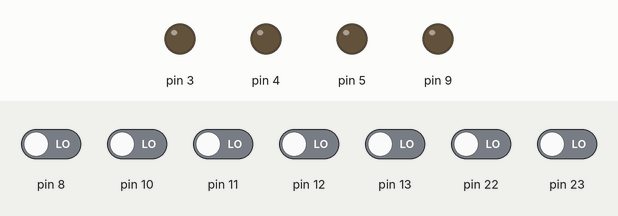
Recording of a sketch running on a simulated Arduino Uno, built with avr-gcc and run on an emulated ATmega328P. Shown: output pins drawn as LEDs (lit = HIGH). The inputs (shaded band) are chosen by the test bench; at power-on: pin 8, pin 10–13, pin 22, pin 23 LOW. What the sketch prints to the serial monitor is not drawn.

Above: at 1.2 s.
1.3 s: pin 8 driven HIGH
At 2.5 s:
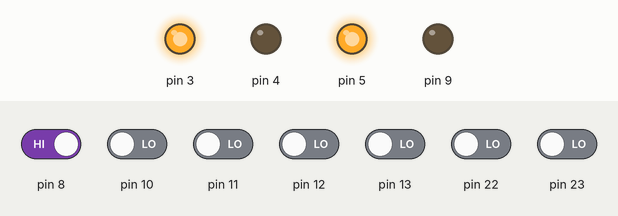
2.8 s: pin 8 driven LOW
At 3.1 s:
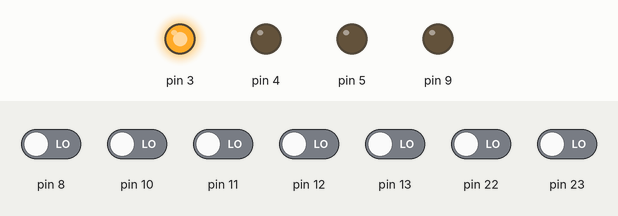
4.3 s: pin 8 driven HIGH
At 4.8 s:
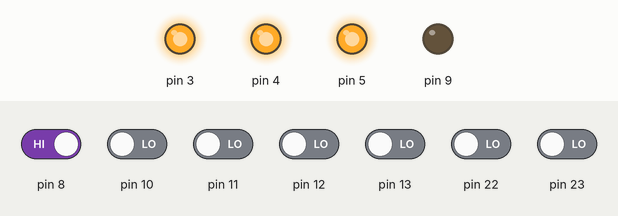
5.8 s: pin 8 driven LOW
At 6.6 s:
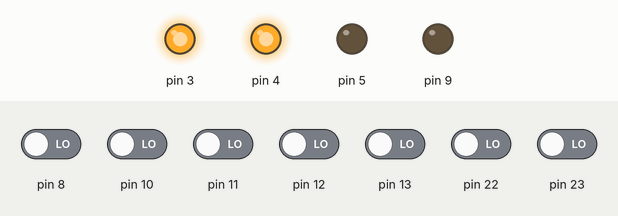
7.3 s: pin 8 driven HIGH
At 8.3 s:
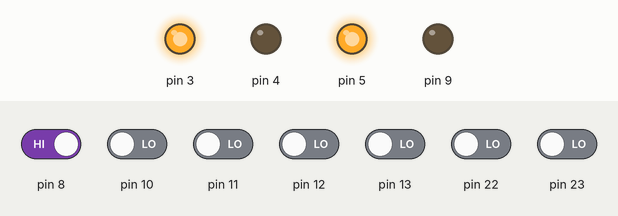
Timing chart, 0 to 9.8 s (numbered marks = the images above; inputs shaded):
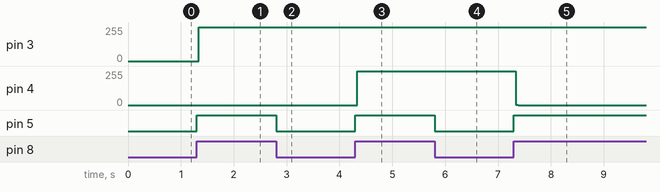

Measured:
- after the input at 1.3 s, pin 3: 0/255 → 255/255 at once; pin 5: LOW → HIGH at once
- after the input at 2.8 s, pin 5: HIGH → LOW at once
- after the input at 4.3 s, pin 4: 0/255 → 255/255 at once; pin 5: LOW → HIGH at once
- after the input at 5.8 s, pin 5: HIGH → LOW at once
- after the input at 7.3 s, pin 4: 255/255 → 0/255 at once; pin 5: LOW → HIGH at once

The sketch:

BeanMPX_Sniffer.ino
```cpp
#include <BeanMPX.h>

BeanMPX bean;
uint32_t timer = 0;

void setup() {
  bean.ackMsg((const uint8_t[]) {0xFE}); // Messages to acknowledge
  bean.begin();

  Serial.begin(115200);
  Serial.println("BeanMPX");

  pinMode(8, INPUT);
  pinMode(9, OUTPUT);
}

void loop() {
  if (bean.available()) {
    Serial.print(bean.msgType());
    Serial.print(" ");
    while (bean.available()) {
      Serial.print(bean.read(), HEX);
      Serial.print(" ");
    }
    Serial.print("\n");
  }
}
```
